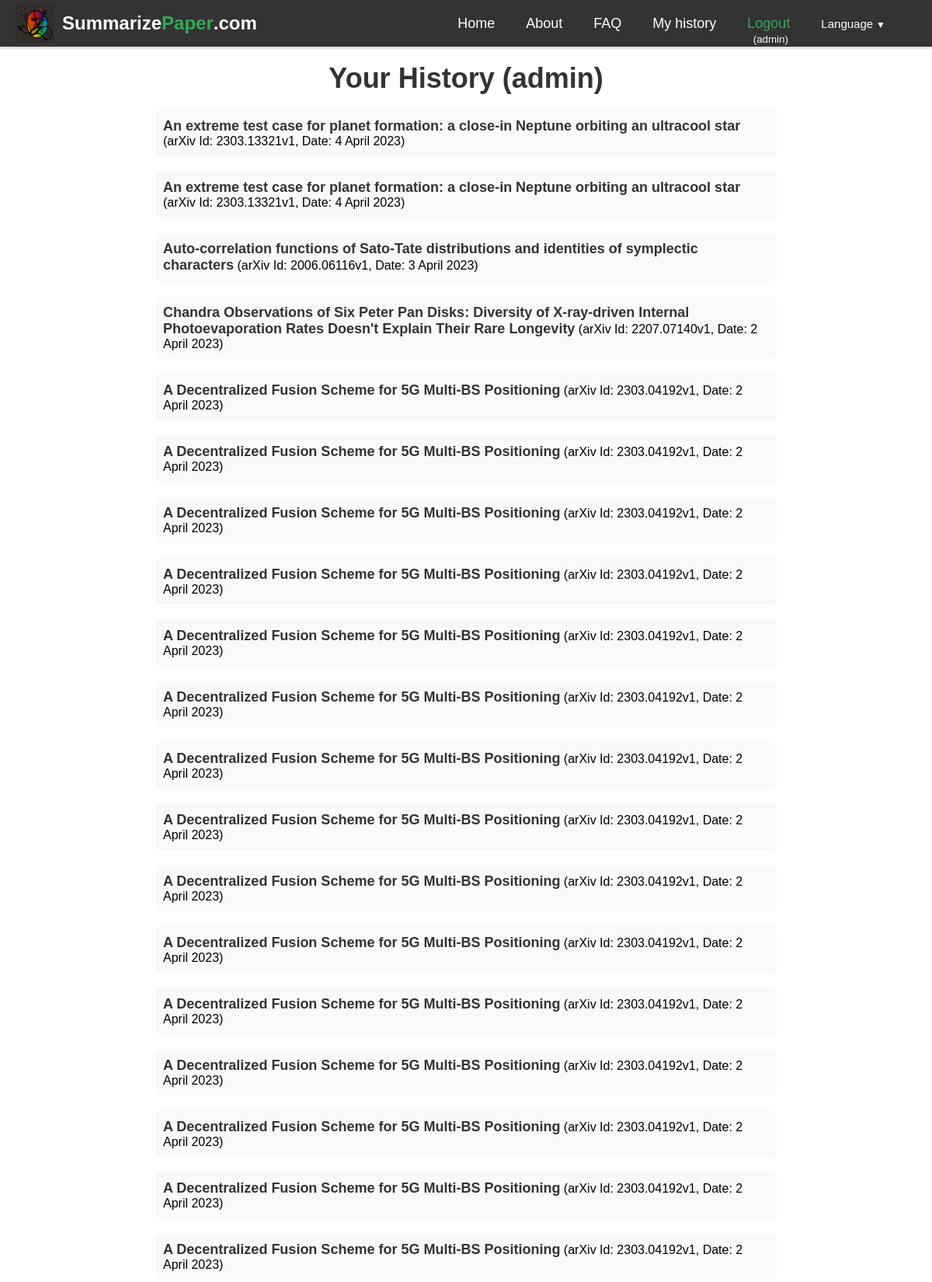
Page /history/ (signed in, upper part) on the committed database.
### summarizer/models.py (models this page shows, shortened)
class ArxivPaper(models.Model):
    id = models.AutoField(primary_key=True)
    arxiv_id = models.CharField(max_length=20, unique=True)
    created = models.DateTimeField(auto_now_add=True)
    updated = models.DateTimeField(auto_now=True)
    title = models.CharField(max_length=400, blank=True, null=True)
    abstract = models.TextField(blank=True, null=True)
    authors = models.ManyToManyField(Author, blank=True, through='PaperAuthor')
    link_doi = models.URLField(blank=True, null=True)
    link_homepage = models.URLField(blank=True, null=True)
    published_arxiv = models.DateField(blank=True, null=True)
    journal_ref = models.CharField(max_length=200, blank=True, null=True)
    comments = models.TextField(blank=True, null=True)
    license = models.CharField(max_length=400, blank=True, null=True)
    category = models.CharField(max_length=50, blank=True, null=True)
    updated_arxiv = models.DateField(blank=True, null=True)
    closest_papers = models.ManyToManyField('self', through='PaperScore', symmetrical=False, related_name='closest_to')

class PaperHistory(models.Model):
    id = models.AutoField(primary_key=True)
    arxiv_id = models.CharField(max_length=20)
    created = models.DateTimeField(auto_now_add=True)
    user = models.ForeignKey(User,blank=True, null=True, on_delete=models.CASCADE)
    ip_address = models.TextField(blank=True, null=True)
    lang = models.CharField(max_length=10,default='en')
    def __str__(self):
        return self.arxiv_id#+' '+self.user.username

### summarizer/views.py (the view)
# urls.py: path("history/", views.history, name="history"),
def history(request):
    stuff_for_frontend={}
    paper_history=[]
    if request.user.is_authenticated:
        auth=True
        history=PaperHistory.objects.filter(user=request.user).order_by('-created')
        print('history',history)
        for h in history:
            arxiv_paper = ArxivPaper.objects.filter(arxiv_id=h.arxiv_id).first()
            paperdate = h.created#.strftime('%d/%m/%Y')
            if arxiv_paper:
                paper_history.append({'arxiv_id': h.arxiv_id, 'title': arxiv_paper.title, 'date': paperdate})
            else:
                paper_history.append({'arxiv_id': h.arxiv_id, 'date': paperdate})
    else:
        auth=False
    stuff_for_frontend.update({
        'auth':auth,
        'paper_history':paper_history
    })
    return render(request, "summarizer/history.html", stuff_for_frontend)

### templates/summarizer/history.html (shortened to what this page needs)
{% extends 'base.html' %}
{% load static %}
{% load i18n %}
{% get_current_language as LANGUAGE_CODE %}
{% block content %}
{% if auth %}
<div class="history">
    <h1 class="history-title">{% trans 'Your History' %} ({{ user.username }})</h1>
{% if paper_history %}
<ul class="history-list">
{% for h in paper_history %}
{% if h.title %}
  <li class="history-item"><a href="/{{LANGUAGE_CODE}}/arxiv-id/{{ h.arxiv_id }}" class="history-link">{{ h.title }}</a> (arXiv Id: {{ h.arxiv_id }}, Date: {{ h.date|date:"j F Y" }})</li>
{% else %}
  <li class="history-item">arXiv Id: <a href="/{{LANGUAGE_CODE}}/arxiv-id/{{ h.arxiv_id }}" class="history-link">{{ h.arxiv_id }}</a> (Date: {{ h.date }})</li>
{% endif %}
{% endfor %}
</ul>
{% else %}
<p class="history-message">No history yet</p>
{% endif %}
{% else %}
<p class="history-message">{% trans 'You cannot access this page.' %}</p>
{% endif %}
</div>
{% endblock %}

### templates/base.html (shortened to what this page needs)
{% load static %}
{% load i18n %}
{% load rosetta %}
{% get_current_language as LANGUAGE_CODE %}
<!DOCTYPE html>
<html lang="{{ LANGUAGE_CODE }}">
<head>
  <link rel="stylesheet" href="https://cdnjs.cloudflare.com/ajax/libs/font-awesome/5.15.1/css/all.min.css"
>
</head>
<body>
  <div class="main-content">
  <nav class="navbar">
    <div class="logo-container">
      <img src="{% static 'summarizer/images/logo.png' %}" alt="Summarize Paper logo">
      <a href="/{{LANGUAGE_CODE}}" class="logo"><span>Summarize</span><span>Paper</span>.com</a>
    </div>
    <ul class="nav-links">
      <li><a href="/{{LANGUAGE_CODE}}">{% trans 'Home' %}</a></li>
      <li><a href="/{{LANGUAGE_CODE}}/about">{% trans 'About' %}</a></li>
      <li><a href="/{{LANGUAGE_CODE}}/faq">{% trans 'FAQ' %}</a></li>
      {% if request.user.is_authenticated %}
      <li><a href="/{{LANGUAGE_CODE}}/history">{% trans 'My history' %}</a></li>
      <li style="height: 15px; display: flex; align-items: center;">
        <div style="display: flex; flex-direction: column; align-items: center;height: 100%;">
          <a href="/{{LANGUAGE_CODE}}/logout" style="color:#34a853">{% trans 'Logout' %}</a>
          <span style="margin-left: 5px;"><small>({{ request.user.username }})</small></span>
        </div>
      </li>
      {% else %}
          <li><a href="/{{LANGUAGE_CODE}}/login" style="color:#34a853">{% trans 'Login' %}</a></li>
      {% endif %}
      <li>
        <div class="dropdown">
  <a class="dropdown-toggle" href="#" id="navbarDropdown" role="button" data-toggle="dropdown" aria-haspopup="true" aria-expanded="false">
    <small>{% trans 'Language' %}<span class="dropdown-arrow">&#9660;</span></small>
  </a>
    {% get_current_language as LANGUAGE_CODE %}
    {% get_available_languages as LANGUAGES %}
    {% get_language_info_list for LANGUAGES as languages %}
</div>
    </li>
    </ul>
  </nav>
  {% block content %}
  {% endblock %}
  </div>
</body>
</html>

### templates/summarizer/history.html (style rules this page uses)
.history { max-width: 800px; margin: 0 auto; padding: 20px; }
.history-title { font-size: 36px; font-weight: bold; text-align: center; margin: 0; margin-bottom:20px; padding: 0; color: #333; }
.history-list { list-style: none; margin: 0; padding: 0; }
.history-item { margin-bottom: 20px; padding: 10px 10px; background-color: #f9f9f9; border-radius: 5px; }
.history-link { color: #333; text-decoration: none; font-size: 18px; font-weight: bold; }

### templates/base.html (style rules this page uses)
.navbar { display: flex; justify-content: space-between; align-items: center; height: 60px; padding: 0 20px; background-color: #333; color: #fff; box-shadow: 0px 2px 4px rgba(0,0,0,0.2); }
.logo { font-size: 24px; font-weight: bold; text-decoration: none; color: #fff; display: flex; align-items: center; }
.logo span:nth-of-type(1) { color: white; }
.logo span:nth-of-type(2) { color: #34a853; }
.nav-links { display: flex; list-style: none; margin: 0; padding: 0; }
.nav-links li { margin: 0 20px; }
.nav-links a { font-size: 18px; color: #fff; text-decoration: none; }
body { font-family: Arial, sans-serif; margin:0; display: flex; flex-direction: column; min-height: 100vh; }
.main-content { flex: 1; }
.dropdown { position: relative; display: inline-block; margin-right:20px; }
.dropdown-arrow { margin-left: 0.25rem; font-size: 0.75rem; }
.logo-container { display: flex; align-items: center; }
.logo-container img { width: 50px; height: 50px; margin-right: 10px; }

### rows in the picture
ArxivPaper: title "An extreme test case for planet formation: a close-in Neptune orbiting an ultracool star" "An extreme test case for planet formation: a close-in Neptune orbiting an ultracool star"
PaperHistory: arxiv_id "2303.13321v1", date "4 April 2023"
PaperHistory: arxiv_id "2303.13321v1", date "4 April 2023"
ArxivPaper: title "Auto-correlation functions of Sato-Tate distributions and identities of symplectic characters"
PaperHistory: arxiv_id "2006.06116v1", date "3 April 2023"
ArxivPaper: title "Chandra Observations of Six Peter Pan Disks: Diversity of X-ray-driven Internal Photoevaporation Rates Doesn't Explain Their Rare Longevity"
PaperHistory: arxiv_id "2207.07140v1", date "2 April 2023"
ArxivPaper: title "A Decentralized Fusion Scheme for 5G Multi-BS Positioning" "A Decentralized Fusion Scheme for 5G Multi-BS Positioning" "A Decentralized Fusion Scheme for 5G Multi-BS Positioning" "A Decentralized Fusion Scheme for 5G Multi-BS Positioning" "A Decentralized Fusion Scheme for 5G Multi-BS Positioning" "A Decentralized Fusion Scheme for 5G Multi-BS Positioning" "A Decentralized Fusion Scheme for 5G Multi-BS Positioning" "A Decentralized Fusion Scheme for 5G Multi-BS Positioning" "A Decentralized Fusion Scheme for 5G Multi-BS Positioning" "A Decentralized Fusion Scheme for 5G Multi-BS Positioning" "A Decentralized Fusion Scheme for 5G Multi-BS Positioning" "A Decentralized Fusion Scheme for 5G Multi-BS Positioning" "A Decentralized Fusion Scheme for 5G Multi-BS Positioning" "A Decentralized Fusion Scheme for 5G Multi-BS Positioning" "A Decentralized Fusion Scheme for 5G Multi-BS Positioning"
PaperHistory: arxiv_id "2303.04192v1", date "2 April 2023"
PaperHistory: arxiv_id "2303.04192v1", date "2 April 2023"
PaperHistory: arxiv_id "2303.04192v1", date "2 April 2023"
PaperHistory: arxiv_id "2303.04192v1", date "2 April 2023"
PaperHistory: arxiv_id "2303.04192v1", date "2 April 2023"
PaperHistory: arxiv_id "2303.04192v1", date "2 April 2023"
PaperHistory: arxiv_id "2303.04192v1", date "2 April 2023"
PaperHistory: arxiv_id "2303.04192v1", date "2 April 2023"
PaperHistory: arxiv_id "2303.04192v1", date "2 April 2023"
PaperHistory: arxiv_id "2303.04192v1", date "2 April 2023"
PaperHistory: arxiv_id "2303.04192v1", date "2 April 2023"
PaperHistory: arxiv_id "2303.04192v1", date "2 April 2023"
PaperHistory: arxiv_id "2303.04192v1", date "2 April 2023"
PaperHistory: arxiv_id "2303.04192v1", date "2 April 2023"
PaperHistory: arxiv_id "2303.04192v1", date "2 April 2023"

### other values in the picture
{{ request.user.username }} "admin"
{{ user.username }} "admin"
